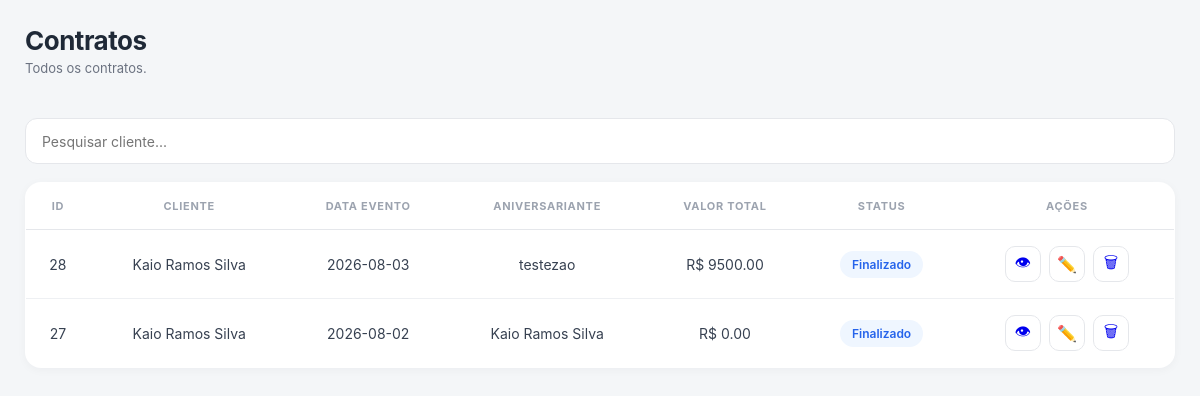
Page /contratos (signed in) on the committed database.
### app.py (models this page shows)
class Contrato(db.Model):
    __tablename__ = "contratos"
    id = db.Column(db.Integer, primary_key=True)
    salao_id = db.Column(
        db.Integer,
        db.ForeignKey("saloes.id"),
        nullable=False
    )
    cliente = db.Column(db.String(150))
    telefone = db.Column(db.String(30))
    email = db.Column(db.String(150))
    cpf = db.Column(db.String(20))
    aniversariante = db.Column(db.String(150))
    data_evento = db.Column(db.String(20))
    data_aniversario = db.Column(db.String(20))
    hora_inicio = db.Column(db.String(10))
    hora_fim = db.Column(db.String(10))
    responsavel1 = db.Column(db.String(150))
    responsavel2 = db.Column(db.String(150))
    convidados = db.Column(db.Integer)
    pacote = db.Column(db.String(100))
    convidado_extra = db.Column(db.Boolean, default=False)
    qtd_extra = db.Column(db.Integer, default=0)
    valor_extra = db.Column(db.Float, default=0)
    forma_pagamento = db.Column(db.String(50))
    desconto = db.Column(db.String(20))
    valor_total = db.Column(db.Float)
    valor_pago = db.Column(db.Float)
    valor_restante = db.Column(db.Float)
    sinais = db.Column(db.Text)
    observacoes = db.Column(db.Text)
    status = db.Column(
        db.String(30),
        default="Aberto"
    )
    criado_em = db.Column(
    db.DateTime,
    server_default=db.func.current_timestamp()
)
    dados_contrato = db.Column(db.Text)

### app.py (the view)
@app.route("/contratos")
def contratos():
    if "salao_id" not in session:
        return redirect("/")
    contratos = Contrato.query.filter_by(
        salao_id=session["salao_id"]
    ).order_by(Contrato.id.desc()).all()
    return render_template(
        "contratos.html",
        contratos=contratos
    )

### templates/contratos.html (shortened to what this page needs)
<!DOCTYPE html>
<html lang="pt-BR">
<head>
  <header class="topbar">
            <div>
                <h1>
                    Contratos
                </h1>
                <p>
                    Todos os contratos.
                </p>
            </div>
  </header>
  <br>
</head>
<body>
<div class="pesquisa">
    <input
        type="text"
        id="pesquisa"
        placeholder="Pesquisar cliente..."
        onkeyup="filtrar()">
</div>
<table id="tabela">
<thead>
<tr>
    <th>ID</th>
    <th>Cliente</th>
    <th>Data Evento</th>
    <th>Aniversariante</th>
    <th>Valor Total</th>
    <th>Status</th>
    <th>Ações</th>
</tr>
</thead>
<tbody>
{% if contratos %}
{% for contrato in contratos %}
<tr>
    <td>{{ contrato.id }}</td>
    <td>{{ contrato.cliente }}</td>
    <td>{{ contrato.data_evento }}</td>
    <td>{{ contrato.aniversariante }}</td>
    <td>
        R$ {{ "%.2f"|format(contrato.valor_total) }}
    </td>
    <td>
        <span class="status {{ contrato.status|lower }}">
            {{ contrato.status }}
        </span>
    </td>
    <td>
        <div class="acoes">
            <a href="/novo_contrato?id={{ contrato.id }}&modo=visualizar" class="btn-acao">
                👁
            </a>
            <a href="/novo_contrato?id={{ contrato.id }}&modo=editar" class="btn-acao">
                ✏️
            </a>
            <a
                href="/excluir_contrato/{{ contrato.id }}"
                class="btn-acao"
                onclick="return confirm('Deseja excluir este contrato?')">
                🗑
            </a>
        </div>
    </td>
</tr>
{% endfor %}
{% else %}
<tr>
    <td colspan="7" class="sem">
        Nenhum contrato encontrado.
    </td>
</tr>
{% endif %}
</tbody>
</table>
</body>
</html>

### templates/contratos.html (style rules this page uses)
* { margin:0; padding:0; box-sizing:border-box; font-family:'Inter',Arial,sans-serif; }
:root { --bg:#F4F6F8; --panel:#FFFFFF; --line:#E5E7EB; --line2:#EEF0F3; --text:#1F2937; --text2:#374151; --muted:#6B7280; --muted2:#9CA3AF; --primary:#2563EB; --primary-light:#EFF6FF; --primary-border:#DBEAFE; --green:#16A34A; --green-light:#ECFDF3; --gold:#D97706; --gold-light:#FFF7ED; --red:#DC2626; --red-light:#FEF2F2; --shadow:0 2px 10px rgba(15,23,42,.04); --shadow-hover:0 6px 18px rgba(15,23,42,.07); }
body { background:var(--bg); color:var(--text); padding:25px; }
.topbar { display:flex; justify-content:space-between; align-items:center; margin-bottom:22px; }
.topbar h1 { font-size:26px; font-weight:700; letter-spacing:-.5px; }
.topbar p { margin-top:4px; font-size:13px; color:var(--muted); }
.pesquisa { margin-bottom:18px; }
.pesquisa input { width:100%; height:46px; padding:0 16px; border:1px solid var(--line); border-radius:12px; background:#FFF; font-size:14px; color:var(--text); outline:none; transition:.2s; }
table { width:100%; border-collapse:collapse; background:var(--panel); border:1px solid var(--line); border-radius:16px; overflow:hidden; box-shadow:var(--shadow); }
th { background:#FFFFFF; color:var(--muted2); text-transform:uppercase; letter-spacing:.7px; font-size:11px; font-weight:700; padding:16px 14px; border-bottom:1px solid var(--line); }
td { padding:16px 14px; border-bottom:1px solid var(--line2); text-align:center; font-size:14px; color:var(--text2); }
tbody tr:last-child td { border-bottom:none; }
tbody tr { transition:.18s; }
.status { display:inline-block; padding:6px 12px; border-radius:999px; font-size:12px; font-weight:600; }
.status.finalizado { background:var(--primary-light); color:var(--primary); }
.acoes { display:flex; justify-content:center; gap:8px; }
.btn-acao { width:36px; height:36px; display:flex; align-items:center; justify-content:center; text-decoration:none; border:1px solid var(--line); border-radius:10px; background:#FFF; font-size:16px; transition:.2s; }

### rows in the picture
Contrato: id "28", cliente "Kaio Ramos Silva", data_evento "2026-08-03", aniversariante "testezao", valor_total "9500.00", status "Finalizado"
Contrato: id "27", cliente "Kaio Ramos Silva", data_evento "2026-08-02", aniversariante "Kaio Ramos Silva", valor_total "0.00", status "Finalizado"
